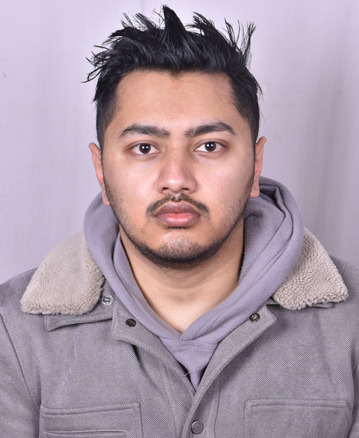
#> input picture Images/myphoto.JPG, 359 x 438 px, found by its file name
$ jupyter execute --allow-errors ImageProcessingUsingCV2.ipynb   (text cells are left out)
#> lines starting #> are read from the running program, lines starting #| are printed output that depends on the picture; after the words box and inside, x2 and y2 are one past the last pixel; in counts of white or black regions, pixels touching at a corner belong together; long printed decimals are rounded
[cell 1]
import numpy as np
import cv2
import matplotlib.pyplot as plt

[cell 2]
img = cv2.imread('myphoto.jpg', 1)
#> img is the input picture: shape (438, 359, 3); mean B, G, R 164.5, 152.5, 170.6

[cell 3]
img

[cell 4]
plt.imshow(img)

[cell 5]
circle = cv2.circle(img, (200,150), 150, (0,255,0), 20)
plt.imshow(circle)

[cell 6]
b,g,r = cv2.split(img)

[cell 7]
img2 = cv2.merge((r,g,b))

[cell 8]
plt.imshow(img2)

[cell 9]
resized_img = cv2.resize(img,dsize=None, fx=0.2, fy=0.2 )
plt.imshow(resized_img)

[cell 10]
myimg = cv2.imread('myphoto.jpg', 1)
height, width, channels = myimg.shape
#> height = 438; width = 359; channels = 3
b,g,r = cv2.split(myimg)

rgb_split = np.empty([height, width*3, 3], 'uint8')
rgb_split[:, 0:width] = cv2.merge([b,b,b])
rgb_split[:, width:width*2] = cv2.merge([g,g,g])
rgb_split[:, width*2:width*3] = cv2.merge([r,r,r])
cv2.imshow('Channel', rgb_split)

[cell 11]
cv2.imshow(rgb_split)

[cell 12]
plt.imshow(rgb_split)

[cell 13]
hsv = cv2.cvtColor(myimg, cv2.COLOR_BGR2HSV)
#> hsv: shape (438, 359, 3); mean H, S, V 115.8, 38.2, 176.7
h,s,v = cv2.split(hsv)
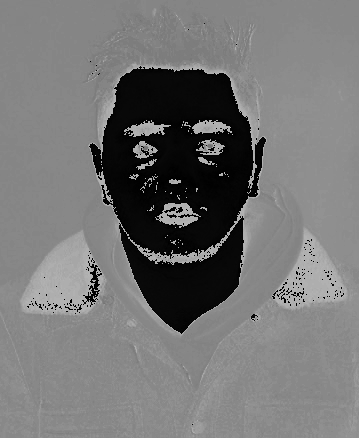
#> h: shape (438, 359); min 0, max 179, mean 115.8
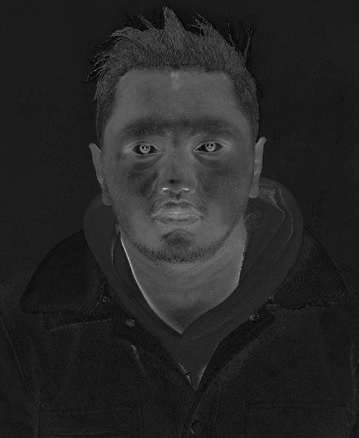
#> s: shape (438, 359); min 0, max 199, mean 38.2
hsv_split = np.concatenate((h,s,v), axis=1)
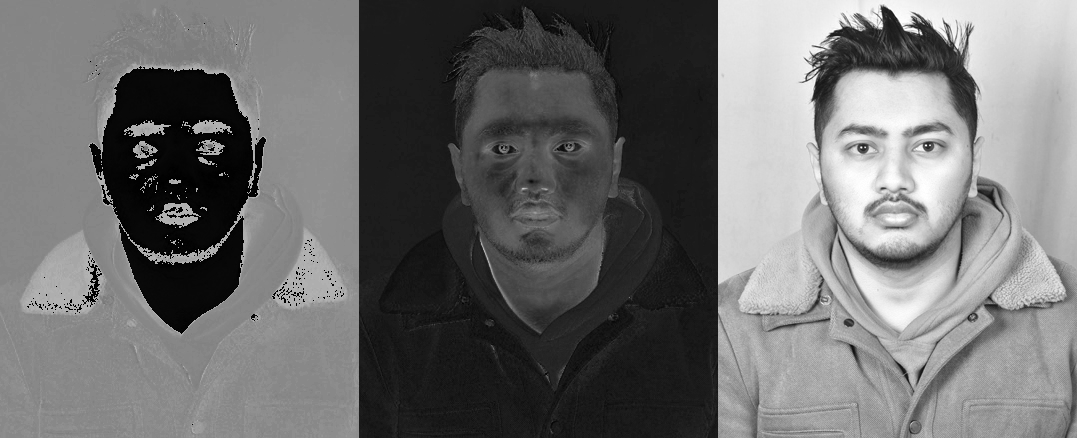
#> hsv_split: shape (438, 1077); min 0, max 255, mean 110.2
plt.imshow(hsv_split)

[cell 14]
rgb = cv2.cvtColor(myimg, cv2.COLOR_BGR2RGB)
r,g,b = cv2.split(rgb)
rgb_split = np.concatenate((r,g,b), axis=1)
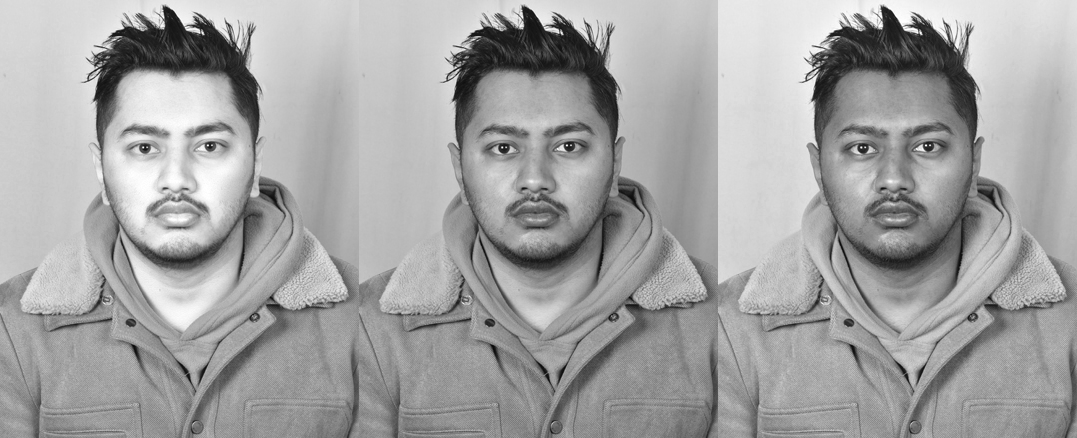
#> rgb_split: shape (438, 1077); min 9, max 255, mean 162.5
plt.imshow(rgb_split)

[cell 15]
plt.imshow(rgb)

[cell 16]
blur = cv2.GaussianBlur(img, (5,55), 0)
plt.imshow(blur)

[cell 17]
kernel = np.ones((5,5), 'uint8')
dilate = cv2.dilate(img, kernel, iterations=1)
erode = cv2.erode(img, kernel, iterations=1)
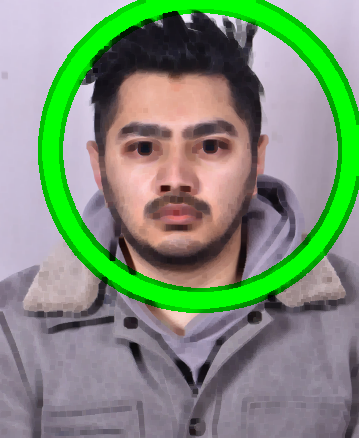
#> erode: shape (438, 359, 3); mean B, G, R 120.9, 144.4, 126.8

[cell 18]
plt.imshow(dilate)

[cell 19]
plt.imshow(erode)

[cell 20]
cap = cv2.VideoCapture(0)

while(True):
    ret, frame = cap.read()
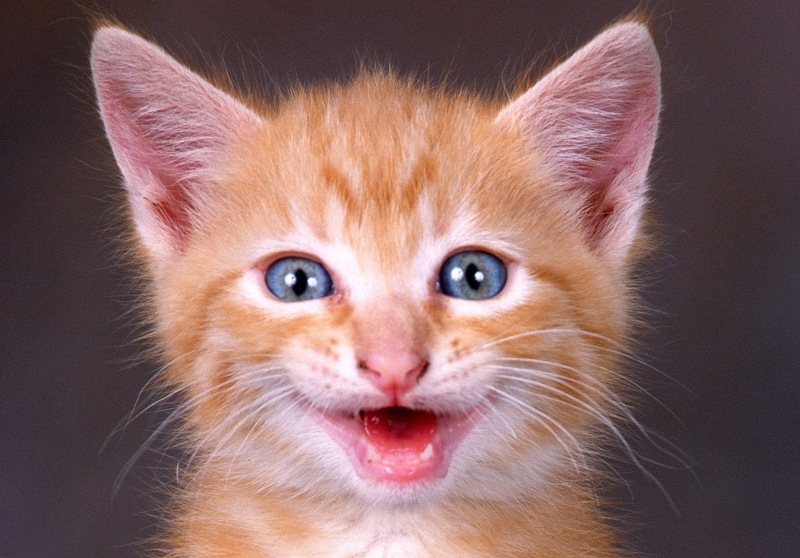
#> input picture Images/cat-image.jpg, 1600 x 1116 px, given in place of the camera (shown at 1/2 size)
#> frame is the input picture: shape (1116, 1600, 3); mean B, G, R 101.2, 103.1, 135.3

    frame = cv2.resize(frame, (0,0), fx=0.5, fy=0.5)
#> frame: shape (558, 800, 3)
    cv2.imshow('Frame', frame)

    ch= cv2.waitKey(1)
#> (key q is pressed here)
    if ch & 0xFF == ord('q'):
        break

#> (the rest of this cell did not finish here and is left out)

[cell 21]
import random
img = cv2.imread("fuzzy.png",1)
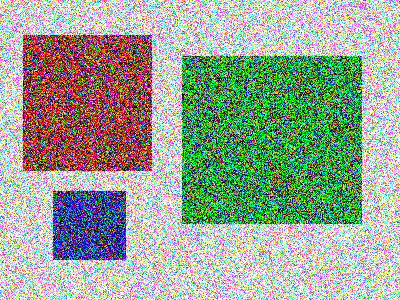
#> input picture Images/fuzzy.png, 400 x 300 px, found by its file name
#> img is the input picture: shape (300, 400, 3); mean B, G, R 150, 164.4, 153.8
cv2.imshow("Original",img)

#Convert image to grayscale and use Gaussian blur, setting kernel size 3X3
gray = cv2.cvtColor(img,cv2.COLOR_BGR2GRAY)
blur = cv2.GaussianBlur(gray, (3,3),0)
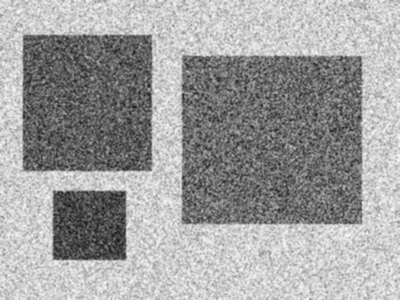
#> blur: shape (300, 400); min 25, max 251, mean 159.6

thresh = cv2.adaptiveThreshold(blur, 255, cv2.ADAPTIVE_THRESH_GAUSSIAN_C, cv2.THRESH_BINARY_INV, 205, 1)
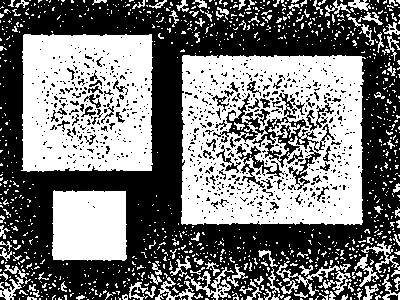
#> thresh: shape (300, 400); 46.5% white; 1080 white regions (980 under 20 px)
plt.imshow(thresh)

#Find objects from the image using Gaussian threshold
contours, hierarchy = cv2.findContours(thresh, cv2.RETR_TREE, cv2.CHAIN_APPROX_SIMPLE)
#> contours = 2054 contours, 1879 with area under 20; largest, box (x1, y1, x2, y2) and area: (181, 55, 366, 225) 29882, (21, 34, 153, 172) 17250, (52, 190, 127, 261) 4926, (251, 116, 320, 169) 1038, (220, 92, 259, 143) 606
print(len(contours))
#| 2054

#Group objects based on the area of the objects or contours
filtered = []
for c in contours:
    if cv2.contourArea(c) < 1000:continue
    filtered.append(c)
#> this loop made 2054 passes
#> c on passes 1 to 3: [[292, 299]], [[226, 299]], [[222, 299]]
#> after the loop, filtered = 4 contours; box (x1, y1, x2, y2) and area: (181, 55, 366, 225) 29882, (21, 34, 153, 172) 17250, (52, 190, 127, 261) 4926, (251, 116, 320, 169) 1038

print(len(filtered))
#| 4

#Create azero matrix equal to the size of size image
objects = np.zeros([img.shape[0],img.shape[1],3], 'uint8')
for c in filtered:
    col = (random.randint(0,255), random.randint(0,255), random.randint(0,255))
    cv2.drawContours(objects,[c], -1, col, -1)
    area = cv2.contourArea(c)
    p = cv2.arcLength(c,True)
    print(area,p)
#> this loop made 4 passes
#> (col, area, p) on passes 1 to 4: ((197, 215, 20), 4926, 298.2), ((132, 248, 207), 29882, 795.4), ((155, 244, 183), 1038, 645.1), ((111, 71, 144), 17250, 585.1)
#| 4926.0 298.225
#| 29882.0 795.387
#| 1038.0 645.068
#| 17250.0 585.078
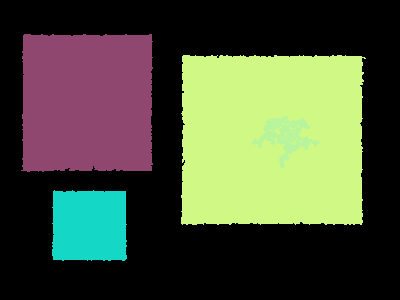
#> objects: shape (300, 400, 3); mean of channels 0, 1, 2 58, 81.9, 73.8; drawn as B, G, R

plt.imshow(objects)

cv2.waitKey(0)
cv2.destroyAllWindows()
